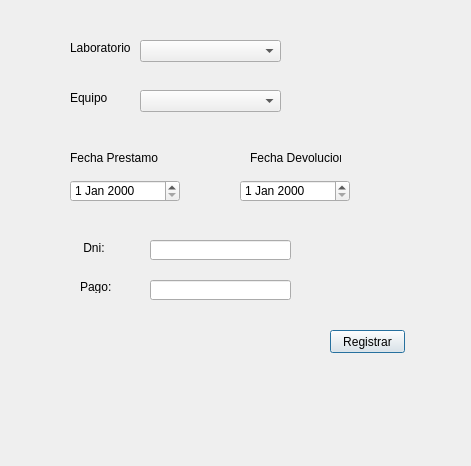
<?xml version="1.0" encoding="UTF-8"?>
<ui version="4.0">
 <class>RegistrarPrestamo</class>
 <widget class="QDialog" name="RegistrarPrestamo">
  <property name="geometry">
   <rect>
    <x>0</x>
    <y>0</y>
    <width>471</width>
    <height>466</height>
   </rect>
  </property>
  <property name="windowTitle">
   <string>Dialog</string>
  </property>
  <widget class="QComboBox" name="CbxLaboratorio">
   <property name="geometry">
    <rect>
     <x>140</x>
     <y>40</y>
     <width>141</width>
     <height>22</height>
    </rect>
   </property>
  </widget>
  <widget class="QLabel" name="label_2">
   <property name="geometry">
    <rect>
     <x>70</x>
     <y>40</y>
     <width>61</width>
     <height>16</height>
    </rect>
   </property>
   <property name="text">
    <string>Laboratorio</string>
   </property>
  </widget>
  <widget class="QLabel" name="label_3">
   <property name="geometry">
    <rect>
     <x>80</x>
     <y>240</y>
     <width>61</width>
     <height>16</height>
    </rect>
   </property>
   <property name="text">
    <string> Dni:</string>
   </property>
  </widget>
  <widget class="QLineEdit" name="LnDni">
   <property name="geometry">
    <rect>
     <x>150</x>
     <y>240</y>
     <width>141</width>
     <height>20</height>
    </rect>
   </property>
   <property name="maxLength">
    <number>8</number>
   </property>
  </widget>
  <widget class="QComboBox" name="CbxEquipo">
   <property name="geometry">
    <rect>
     <x>140</x>
     <y>90</y>
     <width>141</width>
     <height>22</height>
    </rect>
   </property>
  </widget>
  <widget class="QLabel" name="label_4">
   <property name="geometry">
    <rect>
     <x>70</x>
     <y>90</y>
     <width>61</width>
     <height>16</height>
    </rect>
   </property>
   <property name="text">
    <string>Equipo</string>
   </property>
  </widget>
  <widget class="QPushButton" name="PbRegistrar">
   <property name="geometry">
    <rect>
     <x>330</x>
     <y>330</y>
     <width>75</width>
     <height>23</height>
    </rect>
   </property>
   <property name="text">
    <string>Registrar</string>
   </property>
  </widget>
  <widget class="QLineEdit" name="LnPago">
   <property name="geometry">
    <rect>
     <x>150</x>
     <y>280</y>
     <width>141</width>
     <height>20</height>
    </rect>
   </property>
  </widget>
  <widget class="QLabel" name="label_5">
   <property name="geometry">
    <rect>
     <x>80</x>
     <y>280</y>
     <width>47</width>
     <height>13</height>
    </rect>
   </property>
   <property name="text">
    <string>Pago:</string>
   </property>
  </widget>
  <widget class="QDateEdit" name="dtDevolucion">
   <property name="geometry">
    <rect>
     <x>240</x>
     <y>180</y>
     <width>110</width>
     <height>22</height>
    </rect>
   </property>
  </widget>
  <widget class="QDateEdit" name="dtPrestamo">
   <property name="geometry">
    <rect>
     <x>70</x>
     <y>180</y>
     <width>110</width>
     <height>22</height>
    </rect>
   </property>
  </widget>
  <widget class="QLabel" name="label_6">
   <property name="geometry">
    <rect>
     <x>250</x>
     <y>150</y>
     <width>91</width>
     <height>16</height>
    </rect>
   </property>
   <property name="text">
    <string>Fecha Devolucion:</string>
   </property>
  </widget>
  <widget class="QLabel" name="label_7">
   <property name="geometry">
    <rect>
     <x>70</x>
     <y>150</y>
     <width>91</width>
     <height>16</height>
    </rect>
   </property>
   <property name="text">
    <string>Fecha Prestamo</string>
   </property>
  </widget>
 </widget>
 <tabstops>
  <tabstop>CbxLaboratorio</tabstop>
  <tabstop>CbxEquipo</tabstop>
  <tabstop>LnDni</tabstop>
  <tabstop>LnPago</tabstop>
  <tabstop>PbRegistrar</tabstop>
 </tabstops>
 <resources/>
 <connections/>
</ui>
